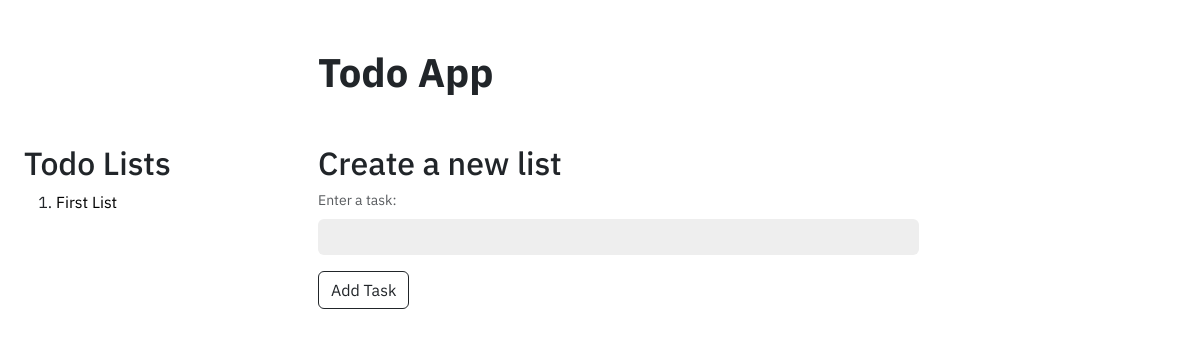
Before: / with the older database file.
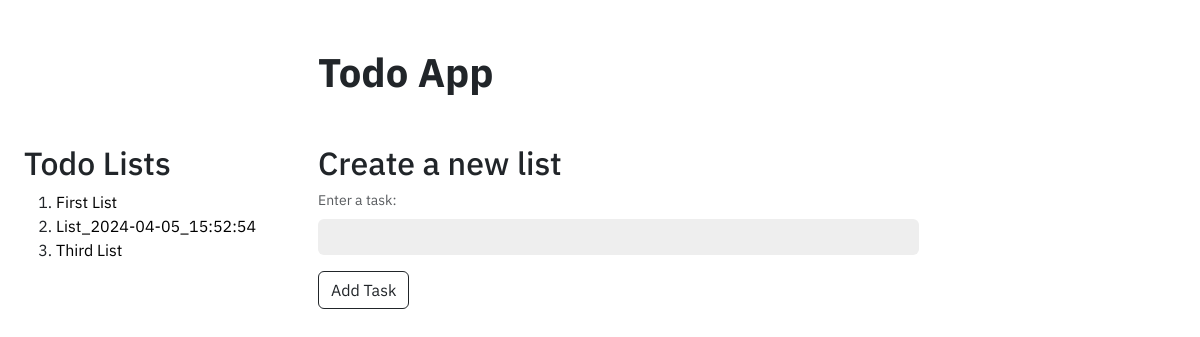
After: the same page with the newer database file.
### main.py (models this page shows)
class TodoList(db.Model):
    id: Mapped[int] = mapped_column(primary_key=True)
    list: Mapped[str] = mapped_column(unique=True)
    todo_tasks: Mapped[str] = relationship("TodoTask", back_populates="todolist")

### main.py (the view, shortened to what this page needs)
@app.route('/', methods=["GET", "POST"])
def index():
    form = TaskForm()
    list_db = db.session.execute(db.select(TodoList).order_by(TodoList.id)).scalars()
    task_db = db.session.execute(db.select(TodoTask).order_by(TodoTask.id)).scalars()
    return render_template('index.html', form=form, list_db=list_db)

### main.py
class TaskForm(FlaskForm):
    new_task = StringField(label="Enter a task:", validators=[input_required()], render_kw={"placeholder": "", "class": "form-control mb-3"})
    submit = SubmitField(label="Add Task", render_kw={"class": "btn btn-outline-dark"})

### main.py (called while the page is built)
    def __call__(self, environ, start_response):
        method = environ.get('HTTP_X_HTTP_METHOD_OVERRIDE', '').upper()
        if method in self.allowed_methods:
            environ['REQUEST_METHOD'] = method
        if method in self.bodyless_methods:
            environ['CONTENT_LENGTH'] = '0'
        return self.app(environ, start_response)

### templates/index.html (shortened to what this page needs)
<!doctype html>
<html lang="en">
  <head>
    <link href="https://cdn.jsdelivr.net/npm/bootstrap@5.3.3/dist/css/bootstrap.min.css" rel="stylesheet">
    <link rel="stylesheet" href="{{ url_for('static', filename='css/style.css') }}"
  </head>
  <body>
    <div class="container-fluid">
      <div class="container-fluid">
        <div class="row">
          <div class="col">
          </div>
          <div class="col-9">
            <h1 class="todoapp">Todo App</h1>
          </div>
        </div>
        <div class="row">
          <div class="col">
            <h2>Todo Lists</h2>
            <ol>
            {% for todo_list in list_db %}
              <li>
                <div id="{{ todo_list.id }}">
                  <a href="{{ url_for('list_page', list_id=todo_list.id) }}" class="index-lists">{{ todo_list.list }}</a>
                </div>
              </li>
            {% endfor %}
            </ol>
          </div>
          <div class="col-9">
            <h2>Create a new list</h2>
            <form method="POST">
              <div class="form-text">{{ form.new_task.label }}</div>
              {{ form.new_task }}
              {{ form.submit }}
            </form>
          </div>
        </div>
      </div>
    </div>
  </body>
</html>

### static/css/style.css (style rules this page uses)
body { font-family: "IBM Plex Sans", sans-serif; }
h1 { font-weight: 700; }
.todoapp { margin: 3rem 0; }
.form-control { width: 70%; background-color: #EEEEEE; border: None; }
.form-text { margin-bottom: 0.5rem; }
.index-lists { text-decoration: None; color: black; }

Changed rows visible on the page:
added TodoList: list "List_2024-04-05_15:52:54"
added TodoList: list "Third List"
